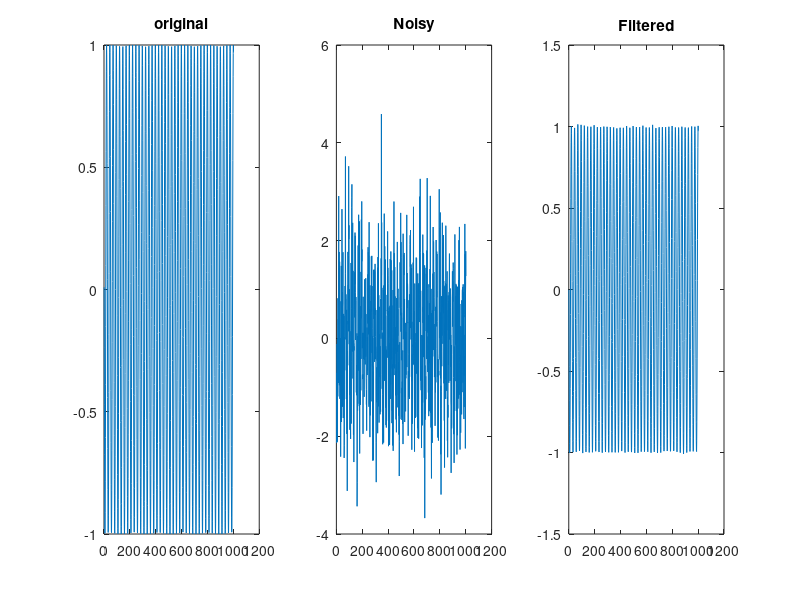

This chart was generated by the following MATLAB code:
clear
close all
clc

n=0:1000;
phi = rand(1)*2*pi;
s = sin(0.25*n+phi);

w = randn(1,length(n));
v = filter(1,[1,-0.6],w); 
x = s + w;

%find the autocorrelation
v1 = v(1:end-6);
v2 = v(2:end-5);
v3 = v(3:end-4);
v4= v(4:end-3);
v5 = v(5:end-2);
v6 = v(6:end-1);
v7= v(7:end);

V = [v7;v6;v5;v4;v3;v2;v1];
Rvv = V*V'/length(v1);

%find the crosscorrelation
rwv = zeros(7,1);
rwv(1) = sum(v(7:end) .* w(7:end));
rwv(2) = sum(v(6:end-1) .* w(7:end));
rwv(3) = sum(v(5:end-2) .* w(7:end));
rwv(4) = sum(v(4:end-3) .* w(7:end));
rwv(5) = sum(v(3:end-4) .* w(7:end));
rwv(6) = sum(v(2:end-5) .* w(7:end));
rwv(7) = sum(v(1:end-6) .* w(7:end));
% Normalize rsx
rwv = rwv / (length(v) - 1);

% Wiener filter coefficients
hW = Rvv\rwv;
% hW = [    ]

%apply to colored noise to make it white again 
w_hat = filter(hW,1,v);

w_norm = norm(w-w_hat); %to minimize

x_hat = x-w_hat;

subplot(131);plot(s);title('original');
subplot(132);plot(x);title('Noisy');
subplot(133);plot(x_hat);title('Filtered');

disp('w norm');
disp(w_norm);
disp('rms');
rms = mean((s - x_hat)).^2;

disp(rms);